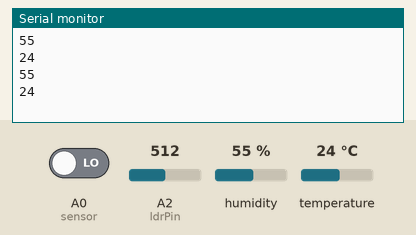
This sketch was run on a simulated Arduino Uno, built with avr-gcc and run on an emulated ATmega328P. Parts: the last lines printed to the serial monitor. Inputs (shaded band) come from the test bench; at power-on: humidity 55 %, temperature 24 °C, A0 (sensor) LOW, A2 (ldrPin) = 512.

Above: at 4.8 s.
4.9 s: humidity set to 22 %
At 7.3 s:
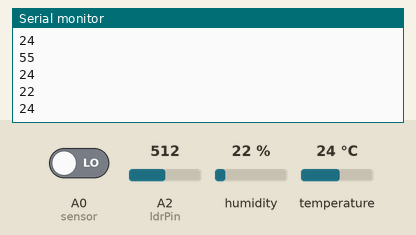
7.9 s: temperature set to 12 °C
At 8.5 s:
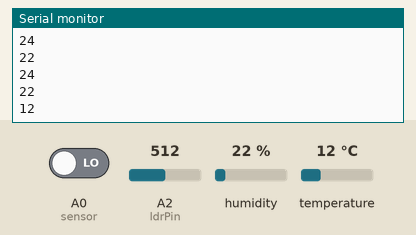
10.9 s: humidity set to 40 %
At 13.3 s:
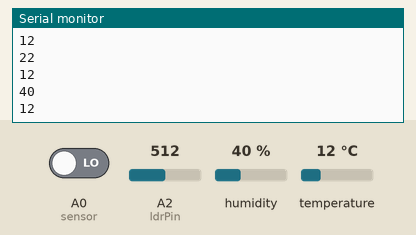
Timing chart, 0 to 14.8 s (numbered marks = the images above; inputs shaded):
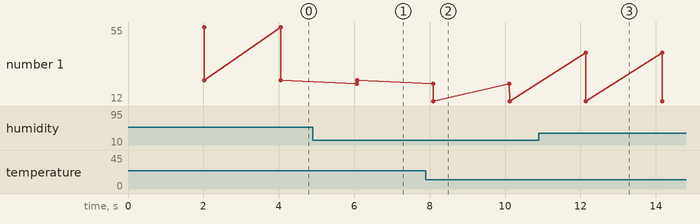

Measured:
- after the input at 4.9 s, the serial monitor: prints a new line after 1.2 s (image 1)
- after the input at 7.9 s, the serial monitor: prints a new line after 0.20 s (image 2)
- after the input at 10.9 s, the serial monitor: prints a new line after 1.2 s (image 3)
- plotted number 1: 24 → 12 after the input at 7.9 s

The sketch:

transmitter.ino
```cpp
#include "DHT.h"
#define DHTPIN 2
int sensor = A0;
const int ldrPin = A2;
#define DHTTYPE DHT11
DHT dht(DHTPIN, DHTTYPE);

void setup() {
  Serial.begin(9600);
  dht.begin();
}

void loop() {

  delay(2000);
  int h = dht.readHumidity();
  int t = dht.readTemperature();
  float s = digitalRead(sensor);
  float a = analogRead(ldrPin);
  Serial.println(h);
   Serial.println(t);
}
```
